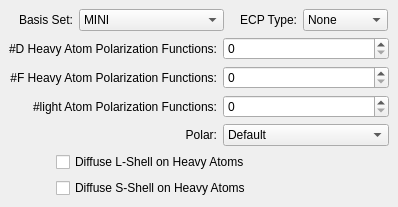
         <widget class="QWidget" name="basisWidget" >
          <layout class="QGridLayout" >
           <property name="margin" >
            <number>9</number>
           </property>
           <property name="spacing" >
            <number>6</number>
           </property>
           <item row="1" column="0" >
            <widget class="QLabel" name="label_24" >
             <property name="text" >
              <string>#D Heavy Atom Polarization Functions:</string>
             </property>
             <property name="alignment" >
              <set>Qt::AlignRight|Qt::AlignTrailing|Qt::AlignVCenter</set>
             </property>
            </widget>
           </item>
           <item row="0" column="3" >
            <layout class="QHBoxLayout" >
             <property name="margin" >
              <number>0</number>
             </property>
             <property name="spacing" >
              <number>6</number>
             </property>
             <item>
              <widget class="QComboBox" name="basisECPCombo" >
               <item>
                <property name="text" >
                 <string>None</string>
                </property>
               </item>
               <item>
                <property name="text" >
                 <string>Read</string>
                </property>
               </item>
               <item>
                <property name="text" >
                 <string>SBKJC</string>
                </property>
               </item>
               <item>
                <property name="text" >
                 <string>Hay-Wadt</string>
                </property>
               </item>
              </widget>
             </item>
             <item>
              <spacer>
               <property name="orientation" >
                <enum>Qt::Horizontal</enum>
               </property>
               <property name="sizeHint" >
                <size>
                 <width>1</width>
                 <height>20</height>
                </size>
               </property>
              </spacer>
             </item>
            </layout>
           </item>
           <item row="5" column="0" colspan="3" >
            <layout class="QGridLayout" >
             <property name="margin" >
              <number>0</number>
             </property>
             <property name="spacing" >
              <number>6</number>
             </property>
             <item row="1" column="1" >
              <widget class="QCheckBox" name="basisSCheck" >
               <property name="text" >
                <string>Diffuse S-Shell on Heavy Atoms</string>
               </property>
              </widget>
             </item>
             <item row="0" column="1" >
              <widget class="QCheckBox" name="basisLCheck" >
               <property name="text" >
                <string>Diffuse L-Shell on Heavy Atoms</string>
               </property>
              </widget>
             </item>
             <item row="0" column="0" >
              <spacer>
               <property name="orientation" >
                <enum>Qt::Horizontal</enum>
               </property>
               <property name="sizeHint" >
                <size>
                 <width>10</width>
                 <height>20</height>
                </size>
               </property>
              </spacer>
             </item>
             <item row="1" column="2" >
              <spacer>
               <property name="orientation" >
                <enum>Qt::Horizontal</enum>
               </property>
               <property name="sizeHint" >
                <size>
                 <width>40</width>
                 <height>20</height>
                </size>
               </property>
              </spacer>
             </item>
            </layout>
           </item>
           <item row="0" column="0" colspan="2" >
            <layout class="QHBoxLayout" >
             <property name="margin" >
              <number>0</number>
             </property>
             <property name="spacing" >
              <number>6</number>
             </property>
             <item>
              <spacer>
               <property name="orientation" >
                <enum>Qt::Horizontal</enum>
               </property>
               <property name="sizeHint" >
                <size>
                 <width>10</width>
                 <height>20</height>
                </size>
               </property>
              </spacer>
             </item>
             <item>
              <widget class="QLabel" name="label_19" >
               <property name="text" >
                <string>Basis Set:</string>
               </property>
               <property name="alignment" >
                <set>Qt::AlignRight|Qt::AlignTrailing|Qt::AlignVCenter</set>
               </property>
               <property name="buddy" >
                <cstring>basisSetCombo</cstring>
               </property>
              </widget>
             </item>
             <item>
              <widget class="QComboBox" name="basisSetCombo" >
               <item>
                <property name="text" >
                 <string>MINI</string>
                </property>
               </item>
               <item>
                <property name="text" >
                 <string>MIDI</string>
                </property>
               </item>
               <item>
                <property name="text" >
                 <string>STO-2G</string>
                </property>
               </item>
               <item>
                <property name="text" >
                 <string>STO-3G</string>
                </property>
               </item>
               <item>
                <property name="text" >
                 <string>STO-4G</string>
                </property>
               </item>
               <item>
                <property name="text" >
                 <string>STO-5G</string>
                </property>
               </item>
               <item>
                <property name="text" >
                 <string>STO-6G</string>
                </property>
               </item>
               <item>
                <property name="text" >
                 <string>3-21G</string>
                </property>
               </item>
               <item>
                <property name="text" >
                 <string>6-21G</string>
                </property>
               </item>
               <item>
                <property name="text" >
                 <string>4-31G</string>
                </property>
               </item>
               <item>
                <property name="text" >
                 <string>5-31G</string>
                </property>
               </item>
               <item>
                <property name="text" >
                 <string>6-31G</string>
                </property>
               </item>
               <item>
                <property name="text" >
                 <string>6-311G</string>
                </property>
               </item>
               <item>
                <property name="text" >
                 <string>Double Zeta Valance</string>
                </property>
               </item>
               <item>
                <property name="text" >
                 <string>Dunning/Hay DZ</string>
                </property>
               </item>
               <item>
                <property name="text" >
                 <string>Triple Zeta Valence</string>
                </property>
               </item>
               <item>
                <property name="text" >
                 <string>McLean/Chandler</string>
                </property>
               </item>
               <item>
                <property name="text" >
                 <string>SBKJA Valance</string>
                </property>
               </item>
               <item>
                <property name="text" >
                 <string>Hay/Wadt Valance</string>
                </property>
               </item>
               <item>
                <property name="text" >
                 <string>MNDO</string>
                </property>
               </item>
               <item>
                <property name="text" >
                 <string>AM1</string>
                </property>
               </item>
               <item>
                <property name="text" >
                 <string>PM3</string>
                </property>
               </item>
              </widget>
             </item>
             <item>
              <spacer>
               <property name="orientation" >
                <enum>Qt::Horizontal</enum>
               </property>
               <property name="sizeHint" >
                <size>
                 <width>10</width>
                 <height>20</height>
                </size>
               </property>
              </spacer>
             </item>
            </layout>
           </item>
           <item row="1" column="1" colspan="3" >
            <widget class="QSpinBox" name="basisDSpin" >
             <property name="maximum" >
              <number>3</number>
             </property>
            </widget>
           </item>
           <item row="2" column="1" colspan="3" >
            <widget class="QSpinBox" name="basisFSpin" >
             <property name="maximum" >
              <number>3</number>
             </property>
            </widget>
           </item>
           <item row="0" column="2" >
            <widget class="QLabel" name="label_22" >
             <property name="text" >
              <string>ECP Type:</string>
             </property>
             <property name="alignment" >
              <set>Qt::AlignRight|Qt::AlignTrailing|Qt::AlignVCenter</set>
             </property>
             <property name="buddy" >
              <cstring>basisECPCombo</cstring>
             </property>
            </widget>
           </item>
           <item row="4" column="1" colspan="3" >
            <widget class="QComboBox" name="basisPolarCombo" >
             <item>
              <property name="text" >
               <string>Default</string>
              </property>
             </item>
             <item>
              <property name="text" >
               <string>Pople</string>
              </property>
             </item>
             <item>
              <property name="text" >
               <string>Pople N311</string>
              </property>
             </item>
             <item>
              <property name="text" >
               <string>Dunning</string>
              </property>
             </item>
             <item>
              <property name="text" >
               <string>Huzinaga</string>
              </property>
             </item>
             <item>
              <property name="text" >
               <string>Hondo7</string>
              </property>
             </item>
            </widget>
           </item>
           <item row="2" column="0" >
            <widget class="QLabel" name="label_20" >
             <property name="text" >
              <string>#F Heavy Atom Polarization Functions:</string>
             </property>
             <property name="alignment" >
              <set>Qt::AlignRight|Qt::AlignTrailing|Qt::AlignVCenter</set>
             </property>
            </widget>
           </item>
           <item row="3" column="0" >
            <widget class="QLabel" name="label_21" >
             <property name="text" >
              <string>#light Atom Polarization Functions:</string>
             </property>
             <property name="alignment" >
              <set>Qt::AlignRight|Qt::AlignTrailing|Qt::AlignVCenter</set>
             </property>
            </widget>
           </item>
           <item row="3" column="1" colspan="3" >
            <widget class="QSpinBox" name="basisLightSpin" >
             <property name="maximum" >
              <number>3</number>
             </property>
            </widget>
           </item>
           <item row="4" column="0" >
            <widget class="QLabel" name="label_23" >
             <property name="text" >
              <string>Polar:</string>
             </property>
             <property name="alignment" >
              <set>Qt::AlignRight|Qt::AlignTrailing|Qt::AlignVCenter</set>
             </property>
             <property name="buddy" >
              <cstring>basisPolarCombo</cstring>
             </property>
            </widget>
           </item>
           <item row="6" column="0" >
            <spacer>
             <property name="orientation" >
              <enum>Qt::Vertical</enum>
             </property>
             <property name="sizeHint" >
              <size>
               <width>20</width>
               <height>0</height>
              </size>
             </property>
            </spacer>
           </item>
          </layout>
         </widget>
